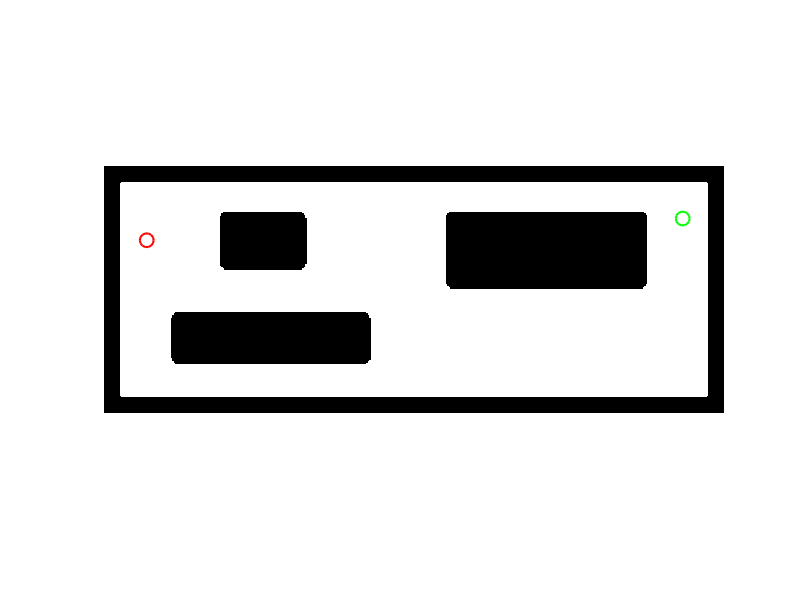

MATLAB code for this plot: (Note: this script raises an error after producing the figure.)
clear; clc; close all;

global length_step radius_curve points counter occupancy_matrix map sample_points connections curve_points legend goal_reached
% Load map from a .mat file
load ("image_map.mat")
map_b = image_map;
map = double (map_b);

length_step = 9;            % Length of the step forward
radius_curve = 9;           % Bending radius for left and right curves
legend = 1;
curve_points = struct('start_node', [], 'end_node', [], 'points', {});
sample_points = [];
connections = [];
goal_reached = false;

% Define Cartesian coordinates for start and goal
% Changed from [row, col] to [col, row] to match Cartesian [x, y]
Qs = [30 120];  % [x, y]
Qg = [400 135]; % [x, y]

% Vector for points
points = zeros(5000, 2);  % Preallocato a un valore ragionevole
points(1, :) = Qs;

% Occupancy matrix - Cartesian coordinates [x, y] -> matrix indices [y, x]
occupancy_matrix = zeros(size(map));
occupancy_matrix(Qs(2), Qs(1)) = 1;  % Changed to (y, x) for matrix indexing         
occupancy_matrix(map == 0) = 1;       

% Point counter
counter = 1;

% Queue for points to explore
queue = [Qs, 0];                         % [x, y, angle]

figure;
imshow(map);  % Display the map with correct orientation
hold on;
set(gca, 'YDir', 'normal');  % FIX: Set Y-axis direction to be upward-increasing (Cartesian)
plot(Qs(1), Qs(2), 'ro', 'MarkerSize', 10, 'LineWidth', 1.5);                    
plot(Qg(1), Qg(2), 'go', 'MarkerSize', 10, 'LineWidth', 1.5);                    

% Exploration loop - explore paths from start
while ~isempty(queue)
   current_point = queue(1, 1:2);
   current_angle = queue(1, 3);
   queue(1, :) = [];                   

   % Calculate new points and add them to the queue if not visited
   new_points = calculate_points(current_point, current_angle);
   queue = [queue; new_points];
end

% After full exploration, check if any point is within range of the goal
close_points = [];
for i = 1:size(sample_points, 1)
    if norm(sample_points(i,:) - Qg) < length_step
        close_points = [close_points; i, norm(sample_points(i,:) - Qg)];
    end
end

% Connect the goal to accessible points
if ~isempty(close_points)
    for i = 1:size(close_points, 1)
        idx = close_points(i, 1);
        sample_points = [sample_points; Qg];
        connections = [connections; sample_points(idx,:), Qg];
    end
    goal_reached = true;
else
    disp('Goal not reachable with current parameters.');
end

title('Primitive Reed-Sheep Curves Iterative');
xlabel('X');
ylabel('Y');
axis equal;
grid on;

sample_points = [Qs; sample_points];
adjacency_matrix = create_adjacency_matrix(sample_points, connections);

shortest_path = dijkstra(adjacency_matrix, sample_points, Qs, Qg);

collected_points = plot_path(shortest_path, sample_points, 'm');

[xd, yd, thetad, phid, q0] = des_trajectory(collected_points);

function new_points = calculate_points(current_point, current_angle)
   global length_step radius_curve points counter occupancy_matrix sample_points connections curve_points legend Qg

   new_points = [];
   
   % Forward point
   point_forward = round(current_point + length_step * [cos(current_angle), sin(current_angle)]);
   if is_within_bounds(point_forward) && ~is_point_visited(point_forward)
       if ~is_collision_forward(current_point, point_forward)
           add_point(current_point, point_forward, current_angle, []);
           new_points = [new_points; point_forward, current_angle];
       end
   end

   % Right turn
   center_right = current_point + radius_curve * [cos(current_angle - pi/2), sin(current_angle - pi/2)];
   theta_right = linspace(current_angle + pi/2, current_angle, 1001);
   x_right = center_right(1) + radius_curve * cos(theta_right);
   y_right = center_right(2) + radius_curve * sin(theta_right);
   end_point_right = round([x_right(end), y_right(end)]);
   
   if is_within_bounds(end_point_right) && ~is_point_visited(end_point_right)
       if ~is_collision_curve(x_right, y_right)
           add_point(current_point, end_point_right, current_angle - pi/2, [x_right', y_right']);
           new_points = [new_points; end_point_right, current_angle - pi/2];
       end
   end

   % Left turn
   center_left = current_point + radius_curve * [cos(current_angle + pi/2), sin(current_angle + pi/2)];
   theta_left = linspace(current_angle - pi/2, current_angle, 1001);
   x_left = center_left(1) + radius_curve * cos(theta_left);
   y_left = center_left(2) + radius_curve * sin(theta_left);
   end_point_left = round([x_left(end), y_left(end)]);
   
   if is_within_bounds(end_point_left) && ~is_point_visited(end_point_left)
       if ~is_collision_curve(x_left, y_left)
           add_point(current_point, end_point_left, current_angle + pi/2, [x_left', y_left']);
           new_points = [new_points; end_point_left, current_angle + pi/2];
       end
   end
end

function add_point(current_point, end_point, angle, curve_data)
   global points counter occupancy_matrix sample_points connections curve_points legend
   
   counter = counter + 1;
   points(counter, :) = end_point;
   sample_points = [sample_points; end_point];
   
   if isempty(curve_data)
       x_points = round(linspace(current_point(1), end_point(1), 300));
       y_points = round(linspace(current_point(2), end_point(2), 300));
       % Store in occupancy matrix with correct indexing (y, x)
       for i = 1:length(x_points)
           if is_within_bounds([x_points(i), y_points(i)])
               occupancy_matrix(y_points(i), x_points(i)) = 1;
           end
       end
       plot([current_point(1), end_point(1)], [current_point(2), end_point(2)], 'k-', 'LineWidth', 0.5, 'HandleVisibility','off');
   else
       % Store curve points in occupancy matrix with correct indexing
       for i = 1:size(curve_data, 1)
           x = round(curve_data(i,1));
           y = round(curve_data(i,2));
           if is_within_bounds([x, y])
               occupancy_matrix(y, x) = 1;
           end
       end
       plot(curve_data(:,1), curve_data(:,2), 'k-', 'LineWidth', 0.5, 'HandleVisibility','off');
       curve_points(end+1).start_node = current_point;
       curve_points(end).end_node = end_point;
       curve_points(end).points = curve_data;
   end
   
   connections = [connections; current_point, end_point];
   plot(end_point(1), end_point(2), 'b.', 'MarkerSize', 10, 'HandleVisibility','off');
   
   if legend == 1
       plot(end_point(1), end_point(2), 'b.', 'MarkerSize', 10, 'DisplayName', 'Nodes');
       legend = 0;
   end
end

function visited = is_point_visited(point)
   global occupancy_matrix
   % Check with correct indexing (y, x) for matrix
   visited = occupancy_matrix(point(2), point(1)) == 1;
end

function within_bounds = is_within_bounds(point)
   global occupancy_matrix
   % Check if point is within map bounds, with correct x,y order
   within_bounds = point(1) > 0 && point(2) > 0 && ...
                  point(1) <= size(occupancy_matrix, 2) && ... % width = columns = x
                  point(2) <= size(occupancy_matrix, 1);       % height = rows = y
end

function collision_forward = is_collision_forward(current_point, end_point_forward)
   global map
   collision_forward = false;
   x_points = round(linspace(current_point(1), end_point_forward(1), 300));
   y_points = round(linspace(current_point(2), end_point_forward(2), 300));
   for i = 2:(length(x_points)-1)
       % Check map with correct indexing (y, x)
       if x_points(i) > 0 && y_points(i) > 0 && ...
          x_points(i) <= size(map, 2) && y_points(i) <= size(map, 1) && ...
          map(y_points(i), x_points(i)) == 0
           collision_forward = true;
           break
       end
   end
end

function collision_curve = is_collision_curve(x, y)
   global map
   collision_curve = false;
   for i = 2:(length(x)-1)
       rx = round(x(i));
       ry = round(y(i));
       % Check map with correct indexing (y, x)
       if rx > 0 && ry > 0 && ...
          rx <= size(map, 2) && ry <= size(map, 1) && ...
          map(ry, rx) == 0
           collision_curve = true;
           break
       end
   end
end

function adjacency_matrix = create_adjacency_matrix(nodes, connections)
   num_nodes = size(nodes, 1);
   adjacency_matrix = inf(num_nodes, num_nodes); % Make sure it's square
   
   % Set diagonal to 0 (distance to self)
   for i = 1:num_nodes
       adjacency_matrix(i, i) = 0;
   end

   for i = 1:size(connections, 1)
       point_1 = connections(i, 1:2);
       point_2 = connections(i, 3:4);
       
       idx_1 = find(ismember(nodes, point_1, 'rows'), 1); % Use 1 to get just first match
       idx_2 = find(ismember(nodes, point_2, 'rows'), 1); % Use 1 to get just first match
       
       if ~isempty(idx_1) && ~isempty(idx_2)
           dist = norm(point_1 - point_2);
           adjacency_matrix(idx_1, idx_2) = dist;
           adjacency_matrix(idx_2, idx_1) = dist; % Ensure symmetry
       end
   end
end

function path = dijkstra(adjacency_matrix, sample_points, Qs, Qg)
   % Find indices of start and goal points
   start_idx = find(ismember(sample_points, Qs, 'rows'));
   goal_idx = find(ismember(sample_points, Qg, 'rows'));
   
   if isempty(goal_idx)
       error('Goal point not found in sample points.');
   end
   
   % Ensure indices are scalar
   if length(start_idx) > 1
       start_idx = start_idx(1);
   end
   
   if length(goal_idx) > 1
       goal_idx = goal_idx(1);
   end
   
   n = size(adjacency_matrix, 1); % Number of nodes
   
   % Initialize
   dist = inf(n, 1);         % Distance from start node
   dist(start_idx) = 0;
   visited = false(n, 1);    % Track visited nodes
   previous = zeros(n, 1);   % Previous node in optimal path
   
   % Main loop
   while true
       % Find unvisited node with minimum distance
       unvisited_distances = dist;
       unvisited_distances(visited) = inf;
       [min_dist, current] = min(unvisited_distances);
       
       % Check if we're done - ensure scalar comparison
       if isscalar(min_dist) && isscalar(current) && isscalar(goal_idx)
           if isinf(min_dist) || current == goal_idx
               break; % Done if we reach goal or no path exists
           end
       else
           % Handle non-scalar case
           if any(isinf(min_dist)) || any(current == goal_idx)
               break;
           end
       end
       
       % Mark as visited
       visited(current) = true;
       
       % Check all neighbors
       for neighbor = 1:n
           if ~visited(neighbor) && ~isinf(adjacency_matrix(current, neighbor))
               alt_dist = dist(current) + adjacency_matrix(current, neighbor);
               if alt_dist < dist(neighbor)
                   dist(neighbor) = alt_dist;
                   previous(neighbor) = current;
               end
           end
       end
   end
   
   % Extract path (if exists)
   if isinf(dist(goal_idx))
       path = []; % No path found
       disp('No path found to goal');
   else
       % Reconstruct path
       path = goal_idx;
       while previous(path(1)) ~= 0
           path = [previous(path(1)), path];
       end
   end
end

function collected_points = plot_path(path, nodes, color)
    global curve_points;
    path_nodes = nodes(path,:);
    
    % Collect all points in the path
    raw_points = [];
    for i = 1:length(path)-1
        start_node = path(i);
        end_node = path(i+1);
        
        % Check if there is a curve between these nodes
        curve_index = find_curve_index(nodes(start_node,:), nodes(end_node,:));
        if ~isempty(curve_index)
            curve = curve_points(curve_index).points;
            if isempty(raw_points)
                raw_points = curve;
            else
                raw_points = [raw_points; curve(2:end, :)];
            end
        else
            % Simple straight line
            points = [nodes(start_node,:); nodes(end_node,:)];
            if isempty(raw_points)
                raw_points = points;
            else
                raw_points = [raw_points; points(2:end, :)];
            end
        end
    end
    
    % Apply smoothing with spline
    % First, get cumulative distance along the path for parameterization
    n_points = size(raw_points, 1);
    cum_dist = zeros(n_points, 1);
    for i = 2:n_points
        cum_dist(i) = cum_dist(i-1) + norm(raw_points(i,:) - raw_points(i-1,:));
    end
    
    % Normalize parameter to [0,1]
    t = cum_dist / cum_dist(end);
    
    % Create a finer parameter vector for smoother curve
    t_fine = linspace(0, 1, 3000);
    
    % Use cubic spline interpolation for smoothing
    x_spline = spline(t, raw_points(:,1), t_fine);
    y_spline = spline(t, raw_points(:,2), t_fine);
    
    % Combine into smooth path
    smooth_path = [x_spline', y_spline'];
    
    % Plot the original path points for reference
    plot(raw_points(:,1), raw_points(:,2), 'b.', 'MarkerSize', 5, 'HandleVisibility','off');
    
    % Plot the smoothed path
    plot(smooth_path(:,1), smooth_path(:,2), 'Color', color, 'LineWidth', 2, 'DisplayName', 'Smoothed path');
    
    % Highlight start and end points
    plot(raw_points(1,1), raw_points(1,2), 'ro', 'MarkerSize', 10, 'LineWidth', 1.5, 'DisplayName', 'Start point');
    plot(raw_points(end,1), raw_points(end,2), 'go', 'MarkerSize', 10, 'LineWidth', 1.5, 'DisplayName', 'Goal point');
    
    % Show legend
    leg = legend('show');
    set(leg, 'Interpreter','latex', 'fontsize', 9,'Location', 'best');
    
    % Return the smoothed path
    collected_points = smooth_path;
end

function index = find_curve_index(start_node, end_node)
    global curve_points;
    index = [];
    for i = 1:length(curve_points)
        curve = curve_points(i);
        if (isequal(curve.start_node, start_node) && isequal(curve.end_node, end_node)) || ...
           (isequal(curve.start_node, end_node) && isequal(curve.end_node, start_node))
            index = i;
            break;
        end
    end
end

function [xd, yd, thetad, phid, q0] = des_trajectory(collected_points)
    global map

    num_rows_map = size(map,1);  
    l = 0.6;                     % Set the value of l accordingly
    tf = 600;                    % Final time in seconds

    % Extract x and y coordinates from collected_points directly
    % No coordinate transform needed since we're using proper Cartesian coordinates
    x = collected_points(:, 1);
    y = collected_points(:, 2);

    % Define time vector
    t = linspace(0, tf, length(x));         % Normalize time from 0 to tf

    % Fit a 7-th order polynomial to the arc length s as a function of t
    % Polyfit to fit a 7-th order polynomial to a set of sample s values
    s_sample = linspace(0, 1, length(t));   % Sample s values
    [p,~,mu] = polyfit(t, s_sample, 7);     % Fit polynomial  % mu used for centring and scaling

    % Generate a finer time grid for interpolation
    T = linspace(0, tf, 10000);             % Increased number of points for interpolation

    % Compute interpolated s values using the 7-th order polynomial
    s_t = polyval(p,T,[],mu);

    % Interpolate x and y values using spline interpolation based on s_t
    x_t = interp1(s_sample, x, s_t, 'spline');
    y_t = interp1(s_sample, y, s_t, 'spline');

    % Compute derivatives
    x_dot = gradient(x_t, T);
    y_dot = gradient(y_t, T);
    x_ddot = gradient(x_dot, T);
    y_ddot = gradient(y_dot, T); 
    x_dddot = gradient(x_ddot, T);
    y_dddot = gradient(y_ddot, T);

    % Compute theta, phi, v, and omega
    theta = atan2(y_dot, x_dot);
    v = sqrt(x_dot.^2 + y_dot.^2);
    phi = atan(l * (y_ddot .* x_dot - x_ddot .* y_dot) ./ v.^3);
    omega = l * v .* ((y_dddot .* x_dot - x_dddot .* y_dot) .* v.^2 - 3 * ...
        (y_ddot .* x_dot - x_ddot .* y_dot) .* (x_dot .* x_ddot + y_dot .* y_ddot)) ./ ...
        (v.^6 + l^2 * (y_ddot .* x_dot - x_ddot .* y_dot).^2);

    v_max = 3;                                  % Heading velocity limit
    omega_max = 0.43;                           % Angular velocity limit

    if (max(abs(v)) <= v_max && max(abs(omega)) <= omega_max)
        disp('All velocity bounds have been satisfied');
    else
        disp('Not all velocity bounds have been satisfied');
    end

    xd = timeseries(x_t, T);
    yd = timeseries(y_t, T);
    thetad = timeseries(theta, T);
    phid = timeseries(phi, T);

    xd0 = xd.data(1,1,1);
    yd0 = yd.data(1,1,1);
    phid0 = thetad.data(1,1,1);
    thetad0 = phid.data(1,1,1);

    q0 = [xd0, yd0, phid0, thetad0]';

    % Visualization of the generated trajectory
    figure;
    plot(x, y, 'bo', 'DisplayName', 'Path points');
    hold on;
    set(gca, 'YDir', 'normal');  % FIX: Set Y-axis direction to be upward-increasing (Cartesian)
    plot(x_t, y_t, 'm', 'lineWidth', 1.2, 'LineWidth', 2, 'DisplayName', 'Generated Trajectory');
    plot(x(1), y(1), 'ro', 'MarkerSize', 10, 'LineWidth', 1.5, 'DisplayName', 'Start point');           % Start point (red)
    plot(x(end), y(end), 'go', 'MarkerSize', 10, 'LineWidth', 1.5, 'DisplayName', 'Goal point');        % Goal point (green)
    title('\textbf{Trajectory}','fontsize',12,'Interpreter','latex');
    xlabel('x [m]','Interpreter','latex','fontsize',10);
    ylabel('y [m]','Interpreter','latex','fontsize',10);
    legend('Location', 'best', 'Interpreter','latex');
    grid on;

    % Heading velocity and angular velocity
    figure;
    subplot(1,2,1);
    plot(T, v, 'LineWidth', 2);
    title('\textbf{Heading Velocity}','FontSize',10,'Interpreter','latex');
    xlabel('t [s]','Interpreter','latex','FontSize',10);
    ylabel('$v$ [m/s]','Interpreter','latex','FontSize',10);
    xlim([0 tf]);
    grid on;

    subplot(1,2,2);
    plot(T, omega, 'LineWidth', 2);
    title('\textbf{Angular Velocity}','FontSize',10,'Interpreter','latex');
    xlabel('t [s]','Interpreter','latex','FontSize',10);
    ylabel('$\omega$ [rad/s]','Interpreter','latex','FontSize',10);
    xlim([0 tf]);
    grid on;

    figure;
    subplot(4,1,1);
    plot(T, x_t, 'b', 'LineWidth', 2);
    title('\textbf{Evolution of $x_d(t)$}','FontSize',10,'Interpreter','latex');
    xlabel('t [s]','Interpreter','latex','FontSize',10);
    ylabel('$x_d$ [m]','Interpreter','latex','FontSize',10);
    grid on;

    subplot(4,1,2);
    plot(T, y_t, 'r', 'LineWidth', 2);
    title('\textbf{Evolution of $y_d(t)$}','FontSize',10,'Interpreter','latex');
    xlabel('t [s]','Interpreter','latex','FontSize',10);
    ylabel('$y_d$ [m]','Interpreter','latex','FontSize',10);
    grid on;

    subplot(4,1,3);
    plot(T, theta, 'g', 'LineWidth', 2);
    title('\textbf{Evolution of $\theta_d(t)$}','FontSize',10,'Interpreter','latex');
    xlabel('t [s]','Interpreter','latex','FontSize',10);
    ylabel('$\theta_d$ [rad]','Interpreter','latex','FontSize',10);
    grid on;

    subplot(4,1,4);
    plot(T, phi, 'k', 'LineWidth', 2);
    title('\textbf{Evolution of $\phi_d(t)$}','FontSize',10,'Interpreter','latex');
    xlabel('t [s]','Interpreter','latex','FontSize',10);
    ylabel('$\phi_d$ [rad]','Interpreter','latex','FontSize',10);
    grid on;
end